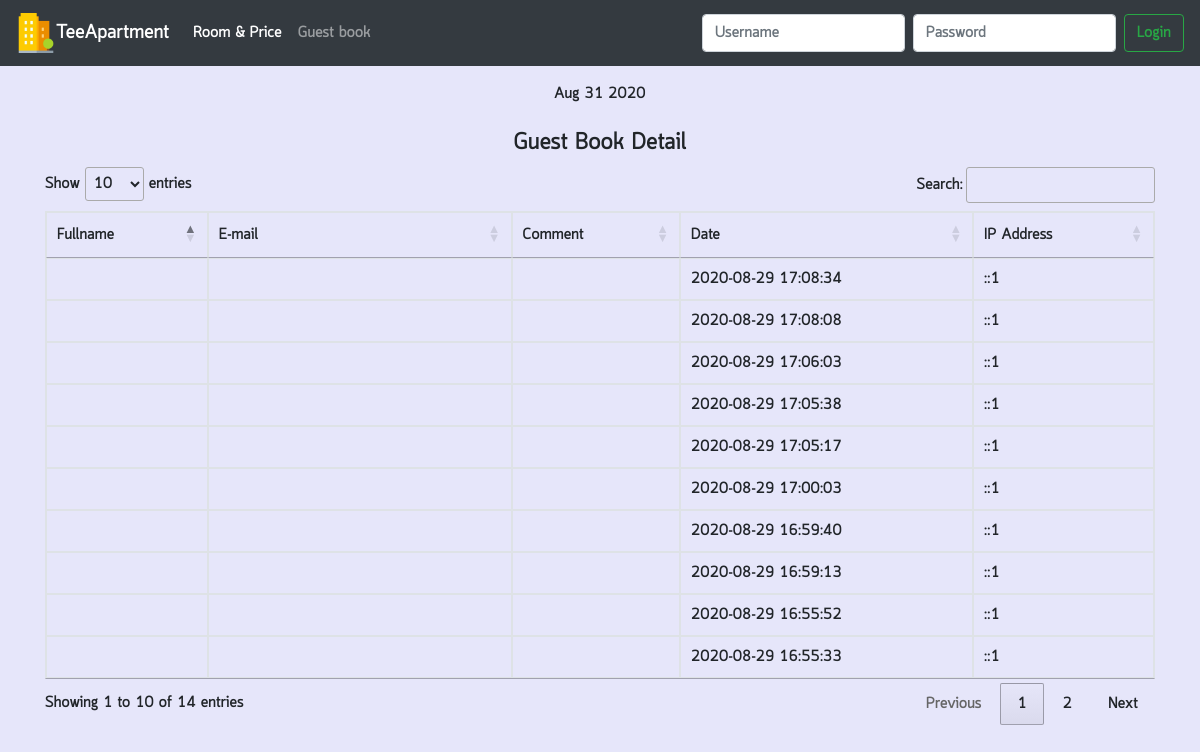
The page /show.php on the database its author committed.
### tables this page shows
CREATE TABLE `guestbook` (
  `name` varchar(50) NOT NULL,
  `email` varchar(50) NOT NULL,
  `comment` longtext NOT NULL,
  `date` datetime NOT NULL,
  `ip` varchar(40) NOT NULL
);

### show_guest.php (the view, shortened to what this page needs)
<table id="table_id" class="table table-bordered">
<thead>
    <tr>
        <th scope="col">Fullname</th>
        <th scope="col">E-mail</th>
        <th scope="col">Comment</th>
        <th scope="col">Date</th>
        <th scope="col">IP Address</th>
    </tr>
</thead>
<tbody>
<?php
$link = mysqli_connect("localhost", "root");
mysqli_set_charset($link,'utf8');
mysqli_query($link, "Use apartment;");
$sql = "select * from guestbook order by date desc";
$result = mysqli_query($link,$sql);
while ($dbarr = mysqli_fetch_array($result)){
?>
    <tr>
        <th><?php echo $dbarr['name']; ?></th>
        <td><?php echo $dbarr['email']; ?></td>
        <td><?php echo $dbarr['comment']; ?></td>
        <td><?php echo $dbarr['date']; ?></td>
        <td><?php echo $dbarr['ip']; ?></td>
    </tr>
<?php }
?>
</tbody>
</table>

### show.php (shortened to what this page needs)
<body>
    <nav class="navbar navbar-expand-lg navbar-dark bg-dark">
        <a class="navbar-brand" href="home.php"><img src="../Apartment/img/apartment.png" alt="" width="40"
                height="40">TeeApartment</a>
        <div class="collapse navbar-collapse" id="navbarTogglerDemo03">
            <ul class="navbar-nav mr-auto mt-2 mt-lg-0">
                <li class="nav-item active">
                    <a class="nav-link" href="room.php">Room & Price <span class="sr-only">(current)</span></a>
                </li>
                <li class="nav-item">
                    <a class="nav-link" href="guest.php">Guest book</a>
                </li>
            </ul>
            <form class="form-inline my-2 my-lg-0" method="post" action="admin.php" target="_blank">
      <input class="form-control mr-sm-2" type="text" placeholder="Username" aria-label="Username" name="user" id="user">
      <input class="form-control mr-sm-2" type="password" placeholder="Password" aria-label="Password" name="password" id="password">
      <input class="btn btn-outline-success my-2 my-sm-0" type="submit" value="Login" name="send">
    </form>
        </div>
    </nav>
    <div class="container">
        <?php include "date.php" ?>
        <center>
            <h4>Guest Book Detail</h4>
        </center>
        <?php include "show_guest.php"; ?>
    </div>
</body>

### date.php
<?php
    $date = date("j");
	$month = date("M");
	$year = date("Y");
    echo "<p><div align=center > $month $date $year </div><br>";
?>

### rows shown on the page
guestbook: date "2020-08-29 17:08:34", ip "::1"
guestbook: date "2020-08-29 17:08:08", ip "::1"
guestbook: date "2020-08-29 17:06:03", ip "::1"
guestbook: date "2020-08-29 17:05:38", ip "::1"
guestbook: date "2020-08-29 17:05:17", ip "::1"
guestbook: date "2020-08-29 17:00:03", ip "::1"
guestbook: date "2020-08-29 16:59:40", ip "::1"
guestbook: date "2020-08-29 16:59:13", ip "::1"
guestbook: date "2020-08-29 16:55:52", ip "::1"
guestbook: date "2020-08-29 16:55:33", ip "::1"

### other values the page prints
$year "2020"
